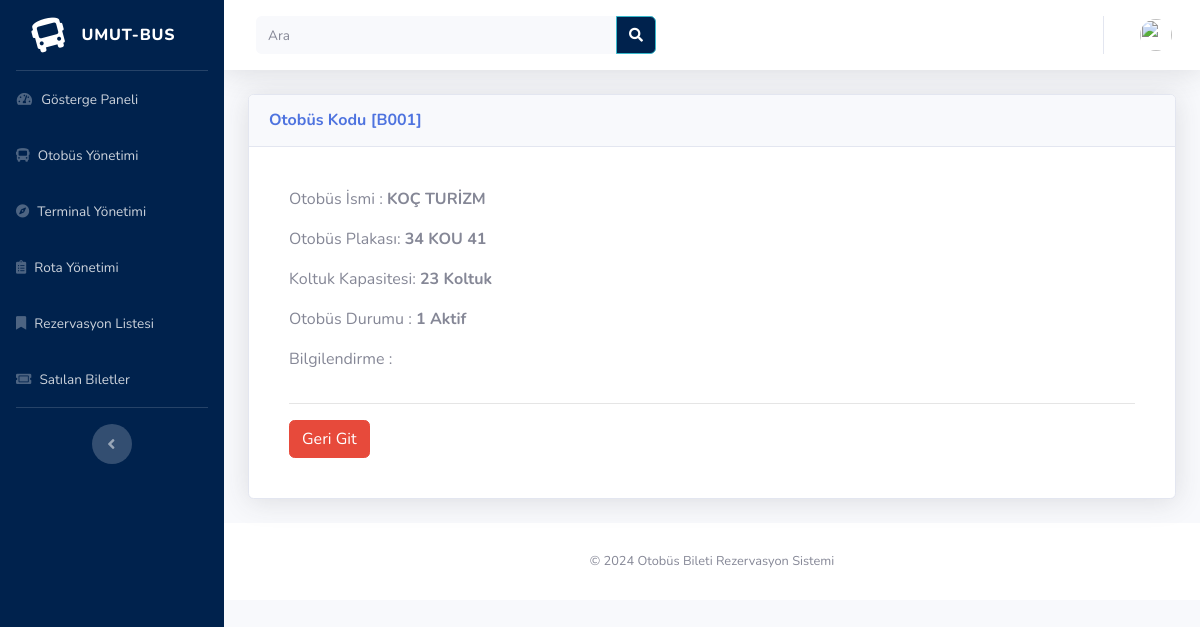
The page /umutBUS/backend/bus/viewbus/B001 on the database its author committed.
### tables this page shows
CREATE TABLE `tbl_otobus` (
  `kd_otobus` varchar(50) NOT NULL,
  `isim_otobus` varchar(50) DEFAULT NULL,
  `plaka_otobus` varchar(50) DEFAULT NULL,
  `kapasite_otobus` int(13) DEFAULT NULL,
  `durum_otobus` int(1) DEFAULT NULL,
  `tanim_otobus` varchar(50) DEFAULT NULL
);

### umutBUS/application/controllers/backend/Bus.php (called while the page is built, shortened)
<?php
class Bus extends CI_Controller {
	function __construct(){
		$this->load->model('getkod_model');
	}
	public function viewbus($id=''){
		$data['title'] = "View Bus";
		$data['bus'] = $this->db->query("SELECT * FROM tbl_otobus WHERE kd_otobus = '".$id."'")->row_array();
		$this->load->view('backend/view_bus', $data);
	}
}

### umutBUS/index.php (called while the page is built, shortened)
<?php
require_once BASEPATH.'core/CodeIgniter.php';

### umutBUS/application/views/backend/view_bus.php (the view, shortened to what this page needs)
<!DOCTYPE html>
<html lang="en">
<head>
</head>
<body id="page-top">
  <div class="container-fluid">
    <div class="card shadow mb-4">
      <div class="card-header py-3">
        <h6 class="m-0 font-weight-bold text-primary">Otobüs Kodu [<?= $bus['kd_otobus']; ?>] </h6>
      </div>
      <div class="card-body">
        <div class="card-body">
          <div class="row">
            <div class="col-sm-6">
              <p>Otobüs İsmi : <b> <?= $bus['isim_otobus'] ?></b></p>
              <p>Otobüs Plakası: <b><?= strtoupper($bus['plaka_otobus']) ?></b></p>
              <p>Koltuk Kapasitesi: <b><?= $bus['kapasite_otobus']; ?> Koltuk</b></p>
              <p>Otobüs Durumu : <b><?= $bus['durum_otobus'] ?></td>
                  <?php if ($bus['durum_otobus'] == '1') { ?>
                    <td class="btn-success"> Aktif</td>
                  <?php } else { ?>
                    <td class="btn-danger">Aktif Değil</td>
                  <?php } ?>
                </b></p>
              <p>Bilgilendirme : <b><?= $bus['tanim_otobus'] ?></b></p>
            </div>
            <div class="col-sm-6">
            </div>
          </div>
          <hr>
          <a class="btn btn-danger" href="javascript:history.back()">Geri Git</a>
        </div>
      </div>
    </div>
  </div>
</body>
</html>

### umutBUS/application/views/backend/view_bus.php (style rules this page uses)
body { font-family: Arial, Helvetica, sans-serif; }

### rows shown on the page
tbl_otobus: kd_otobus "B001", isim_otobus "KOÇ TURİZM", plaka_otobus "34 KOU 41", kapasite_otobus "23", durum_otobus "1"
